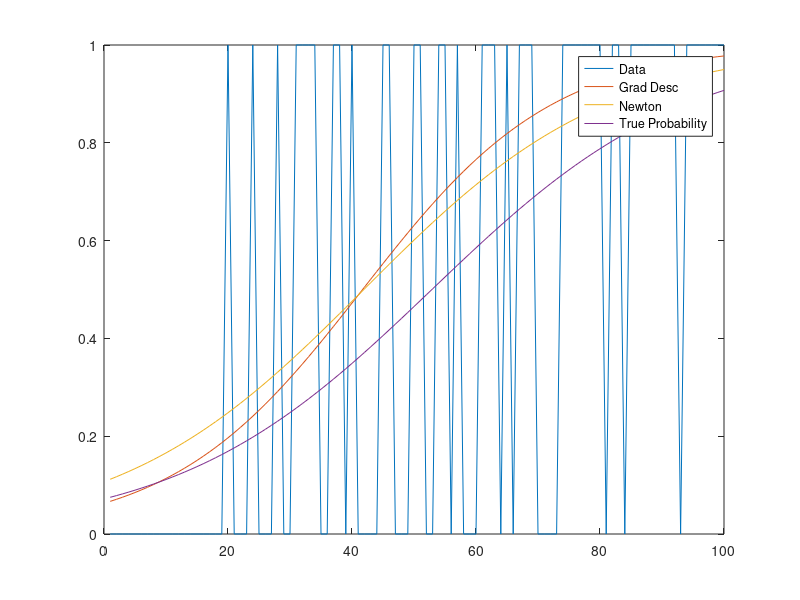

The MATLAB source for this figure:
%% Initialization 
clear
close all
clc
load('Log_Reg_Data.mat')
%% Prediction 1/1+exp(-0.0484*(x-52.8905))
x_pred = 40;
%% Gradient Descent
iterations = 150;
alpha = [0.01,1];
t1 = [0.3;-30];                 % Define operating variables, one dimensional second order
x = linspace(1,100,100)';        % Define Estimation Space
close all
figure
plot(Y)
hold on
m = length(Y);
for n=1:iterations
    h_gd = 1./(1+exp(-t1(1)*(x+t1(2))));
    t1(1) = t1(1) + alpha(1)/m*sum((Y-h_gd).*x);
    t1(2) = t1(2) + alpha(2)/m*sum(Y-h_gd);
end
%% Newton's method
t2 = zeros(2,iterations); t2 = [0.3;-30];
alpha = [0.1;0.1];
x = [x ones(100,1)];
for n=1:iterations
    h_nm = 1./(1+exp(-t2(1,n)*(x(:,1)+t2(2,n))));
    diff_J = 1/m*sum((h_nm-Y).*x)';
    H1_J = 1/m*sum(h_nm.*(1-h_nm))*x'*x;
    t2(:,n+1) = t2(:,n)-alpha.*H1_J\diff_J;
end
%% True line
h_true = 1./(1+exp(-0.0484*(x(:,1)-52.8905)));
%% Visual Results
plot(h_gd)
plot(h_nm)
plot(h_true)
legend('Data','Grad Desc','Newton','True Probability')
